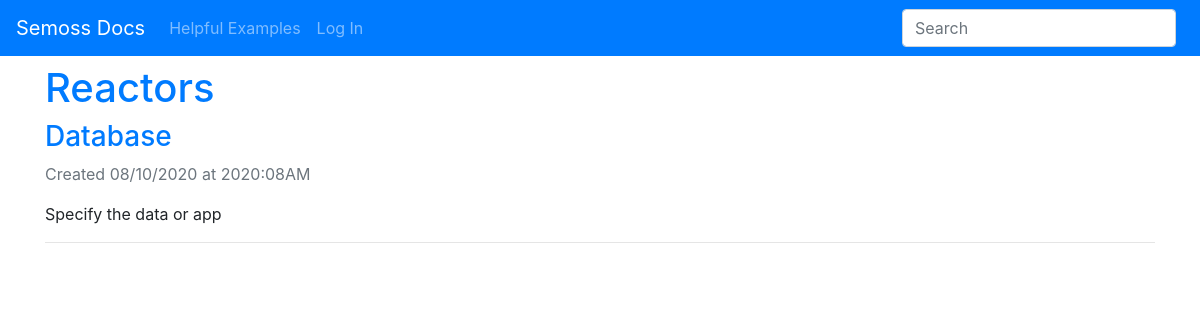
Before: / with the older database file.
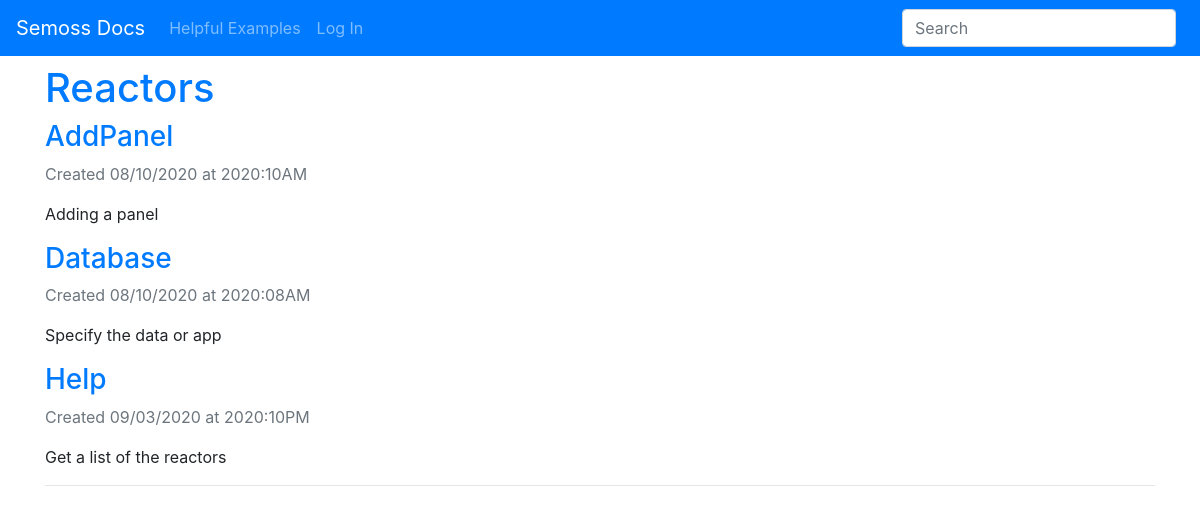
After: the same page with the newer database file.
### app.py (models this page shows, shortened)
class Entry(flask_db.Model):
    title = CharField()
    slug = CharField(unique=True)
    description = TextField()
    inputs = TextField()
    content = TextField()
    published = BooleanField(index=True)
    timestamp = DateTimeField(default=datetime.datetime.now, index=True)
    @classmethod
    def public(cls):
        return Entry.select().where(Entry.published == True)

### app.py (the view)
@app.route('/')
def index():
    search_query = request.args.get('q')
    if search_query:
        query = Entry.search(search_query)
    else:
        query = Entry.public().order_by(Entry.title.asc())
    return object_list(
        'index.html',
        query,
        search=search_query,
        check_bounds=False)

### templates/index.html (shortened to what this page needs)
{% extends "base.html" %}
{% block content_title %}
    {% if search %}Search "{{ search }}"
    {% else %}Reactors{% endif %}
{% endblock %}
{% block content %}
{% for entry in object_list %}
    <h3>
      <a href="{% if entry.published %}{{ url_for('detail', slug=entry.slug) }}{% else %}{{ url_for('edit', slug=entry.slug) }}{% endif %}">
        {{ entry.title }}
      </a>
    </h3>
    <p class="text-muted">Created {{ entry.timestamp.strftime('%m/%d/%Y at %G:%I%p') }}</p>
    <p>{{ entry.description }}</p>
  {% else %}
    <p>No entries have been created yet.</p>
  {% endfor %}
{% endblock %}

### templates/base.html (shortened to what this page needs)
<!DOCTYPE html>
<html lang="en">
<head>
    <link rel=stylesheet type=text/css href="{{ url_for('static', filename='css/bootstrap.min.css') }}" />
</head>
<body>
<div>
    <nav class="navbar navbar-expand-lg navbar-dark bg-primary" role="navigation">
        <a class="navbar-brand" href="/">Semoss Docs</a>
        <div class="collapse navbar-collapse" id="navbarSupportedContent">
            <ul class="navbar-nav mr-auto">
                <li class="nav-item">
                    <a class="nav-link" href="https://github.com/jgarabedian/SEMOSS-resources" target="_blank">
                        Helpful Examples
                    </a>
                </li>
                {% if session.logged_in %}
                  <li class="nav-item"><a class="nav-link"  href="{{ url_for('drafts') }}">Drafts</a></li>
                  <li class="nav-item"><a class="nav-link" href="{{ url_for('create') }}">Create Entry</a></li>
                  <li class="nav-item"><a class="nav-link" href="{{ url_for('logout') }}">Log out</a></li>
                {% else %}
                    <li class="nav-item"><a class="nav-link" href="{{ url_for('login') }}">Log In</a></li>
                {% endif %}
            </ul>
            {% block search_bar %}
            <form action="{{ url_for('index') }}" class="form-inline my-2 my-lg-0" id="search-form" method="get" role="search">
                <input class="form-control mr-sm-2" name="q" placeholder="Search" type="text" value="{% if search %}{{ search }}{% endif %}">
            </form>
          {% endblock %}
        </div>
    </nav>
</div>
<div class="container mt-2">
    {% block page_header %}
        <div class="page-header">
          <h1 class="text-primary">{% block content_title %}{% endblock %}</h1>
        </div>
      {% endblock %}
    {% block content %}{% endblock %}
    <hr>
</div>
</body>
</html>

Changed rows visible on the page:
added Entry: title "AddPanel", timestamp "08/10/2020 at 2020:10AM", description "Adding a panel"
added Entry: title "Help", timestamp "09/03/2020 at 2020:10PM", description "Get a list of the reactors"
